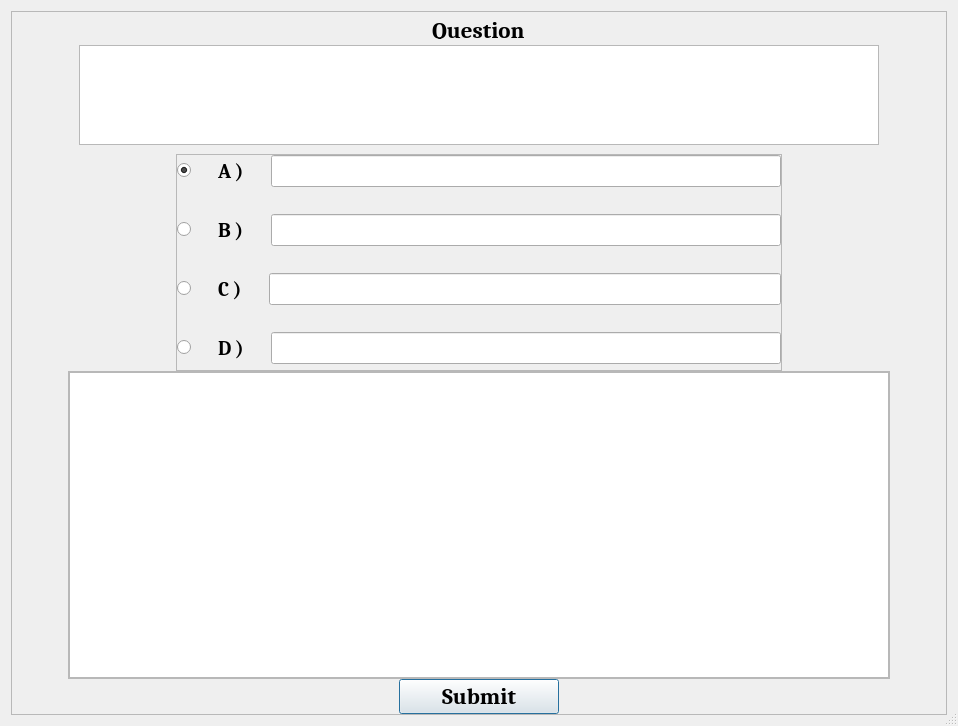
<?xml version="1.0" encoding="UTF-8"?>
<ui version="4.0">
 <class>Dialog</class>
 <widget class="QDialog" name="Dialog">
  <property name="geometry">
   <rect>
    <x>0</x>
    <y>0</y>
    <width>958</width>
    <height>726</height>
   </rect>
  </property>
  <property name="font">
   <font>
    <family>Caladea</family>
    <pointsize>10</pointsize>
    <weight>75</weight>
    <bold>true</bold>
   </font>
  </property>
  <property name="windowTitle">
   <string>Decoders</string>
  </property>
  <property name="sizeGripEnabled">
   <bool>true</bool>
  </property>
  <layout class="QVBoxLayout" name="verticalLayout_2">
   <item>
    <widget class="QFrame" name="frame">
     <property name="frameShape">
      <enum>QFrame::StyledPanel</enum>
     </property>
     <property name="frameShadow">
      <enum>QFrame::Raised</enum>
     </property>
     <layout class="QGridLayout" name="gridLayout">
      <property name="leftMargin">
       <number>0</number>
      </property>
      <property name="topMargin">
       <number>0</number>
      </property>
      <property name="rightMargin">
       <number>0</number>
      </property>
      <property name="bottomMargin">
       <number>0</number>
      </property>
      <property name="spacing">
       <number>0</number>
      </property>
      <item row="0" column="0">
       <layout class="QVBoxLayout" name="verticalLayout">
        <property name="spacing">
         <number>0</number>
        </property>
        <item alignment="Qt::AlignTop">
         <widget class="QFrame" name="horizontalFrame_2">
          <layout class="QVBoxLayout" name="verticalLayout_4">
           <item alignment="Qt::AlignHCenter">
            <widget class="QLabel" name="question_label">
             <property name="sizePolicy">
              <sizepolicy hsizetype="Fixed" vsizetype="Minimum">
               <horstretch>0</horstretch>
               <verstretch>0</verstretch>
              </sizepolicy>
             </property>
             <property name="maximumSize">
              <size>
               <width>16777215</width>
               <height>18</height>
              </size>
             </property>
             <property name="font">
              <font>
               <family>Century Gothic</family>
               <pointsize>17</pointsize>
              </font>
             </property>
             <property name="text">
              <string>Question</string>
             </property>
            </widget>
           </item>
           <item alignment="Qt::AlignHCenter|Qt::AlignTop">
            <widget class="QTextEdit" name="question_textedit">
             <property name="sizePolicy">
              <sizepolicy hsizetype="Preferred" vsizetype="Minimum">
               <horstretch>0</horstretch>
               <verstretch>0</verstretch>
              </sizepolicy>
             </property>
             <property name="minimumSize">
              <size>
               <width>800</width>
               <height>0</height>
              </size>
             </property>
             <property name="maximumSize">
              <size>
               <width>16777215</width>
               <height>100</height>
              </size>
             </property>
             <property name="font">
              <font>
               <pointsize>18</pointsize>
              </font>
             </property>
             <property name="tabChangesFocus">
              <bool>true</bool>
             </property>
             <property name="acceptRichText">
              <bool>false</bool>
             </property>
            </widget>
           </item>
          </layout>
         </widget>
        </item>
        <item alignment="Qt::AlignHCenter|Qt::AlignTop">
         <widget class="QFrame" name="frame_2">
          <property name="maximumSize">
           <size>
            <width>918</width>
            <height>340</height>
           </size>
          </property>
          <property name="frameShape">
           <enum>QFrame::StyledPanel</enum>
          </property>
          <property name="frameShadow">
           <enum>QFrame::Raised</enum>
          </property>
          <layout class="QVBoxLayout" name="verticalLayout_7">
           <property name="spacing">
            <number>0</number>
           </property>
           <property name="leftMargin">
            <number>0</number>
           </property>
           <property name="topMargin">
            <number>0</number>
           </property>
           <property name="rightMargin">
            <number>0</number>
           </property>
           <property name="bottomMargin">
            <number>0</number>
           </property>
           <item>
            <layout class="QVBoxLayout" name="verticalLayout_6">
             <property name="spacing">
              <number>27</number>
             </property>
             <property name="bottomMargin">
              <number>6</number>
             </property>
             <item>
              <layout class="QHBoxLayout" name="horizontalLayout_5">
               <item>
                <widget class="QRadioButton" name="aradioButton">
                 <property name="text">
                  <string/>
                 </property>
                 <property name="checked">
                  <bool>true</bool>
                 </property>
                </widget>
               </item>
               <item>
                <widget class="QLabel" name="label_2">
                 <property name="font">
                  <font>
                   <pointsize>15</pointsize>
                  </font>
                 </property>
                 <property name="text">
                  <string>A )</string>
                 </property>
                 <property name="buddy">
                  <cstring>alineEdit</cstring>
                 </property>
                </widget>
               </item>
               <item>
                <widget class="QLineEdit" name="alineEdit">
                 <property name="minimumSize">
                  <size>
                   <width>510</width>
                   <height>32</height>
                  </size>
                 </property>
                 <property name="font">
                  <font>
                   <family>Century</family>
                   <pointsize>15</pointsize>
                  </font>
                 </property>
                </widget>
               </item>
              </layout>
             </item>
             <item>
              <layout class="QHBoxLayout" name="horizontalLayout_6">
               <item alignment="Qt::AlignLeft">
                <widget class="QRadioButton" name="bradioButton">
                 <property name="text">
                  <string/>
                 </property>
                </widget>
               </item>
               <item alignment="Qt::AlignLeft">
                <widget class="QLabel" name="bLabel_2">
                 <property name="font">
                  <font>
                   <pointsize>15</pointsize>
                  </font>
                 </property>
                 <property name="text">
                  <string>B )</string>
                 </property>
                 <property name="buddy">
                  <cstring>bLineEdit</cstring>
                 </property>
                </widget>
               </item>
               <item>
                <widget class="QLineEdit" name="bLineEdit">
                 <property name="minimumSize">
                  <size>
                   <width>510</width>
                   <height>32</height>
                  </size>
                 </property>
                 <property name="font">
                  <font>
                   <family>Century</family>
                   <pointsize>15</pointsize>
                  </font>
                 </property>
                </widget>
               </item>
              </layout>
             </item>
             <item>
              <layout class="QHBoxLayout" name="horizontalLayout_7">
               <item>
                <widget class="QRadioButton" name="cradioButton">
                 <property name="text">
                  <string/>
                 </property>
                </widget>
               </item>
               <item>
                <widget class="QLabel" name="cLabel">
                 <property name="font">
                  <font>
                   <pointsize>15</pointsize>
                  </font>
                 </property>
                 <property name="text">
                  <string>C )</string>
                 </property>
                 <property name="buddy">
                  <cstring>cLineEdit</cstring>
                 </property>
                </widget>
               </item>
               <item>
                <widget class="QLineEdit" name="cLineEdit">
                 <property name="minimumSize">
                  <size>
                   <width>510</width>
                   <height>32</height>
                  </size>
                 </property>
                 <property name="font">
                  <font>
                   <family>Century</family>
                   <pointsize>15</pointsize>
                  </font>
                 </property>
                </widget>
               </item>
              </layout>
             </item>
             <item>
              <layout class="QHBoxLayout" name="horizontalLayout_8">
               <item>
                <widget class="QRadioButton" name="dradioButton">
                 <property name="text">
                  <string/>
                 </property>
                </widget>
               </item>
               <item>
                <widget class="QLabel" name="dLabel">
                 <property name="font">
                  <font>
                   <pointsize>15</pointsize>
                  </font>
                 </property>
                 <property name="text">
                  <string>D )</string>
                 </property>
                 <property name="buddy">
                  <cstring>dLineEdit</cstring>
                 </property>
                </widget>
               </item>
               <item>
                <widget class="QLineEdit" name="dLineEdit">
                 <property name="minimumSize">
                  <size>
                   <width>510</width>
                   <height>32</height>
                  </size>
                 </property>
                 <property name="font">
                  <font>
                   <family>Century</family>
                   <pointsize>15</pointsize>
                  </font>
                 </property>
                </widget>
               </item>
              </layout>
             </item>
            </layout>
           </item>
          </layout>
         </widget>
        </item>
        <item alignment="Qt::AlignHCenter">
         <widget class="QFrame" name="frame_3">
          <property name="sizePolicy">
           <sizepolicy hsizetype="Expanding" vsizetype="Preferred">
            <horstretch>0</horstretch>
            <verstretch>0</verstretch>
           </sizepolicy>
          </property>
          <property name="minimumSize">
           <size>
            <width>822</width>
            <height>0</height>
           </size>
          </property>
          <property name="frameShape">
           <enum>QFrame::StyledPanel</enum>
          </property>
          <property name="frameShadow">
           <enum>QFrame::Raised</enum>
          </property>
          <layout class="QVBoxLayout" name="verticalLayout_5">
           <property name="spacing">
            <number>0</number>
           </property>
           <property name="leftMargin">
            <number>0</number>
           </property>
           <property name="topMargin">
            <number>0</number>
           </property>
           <property name="rightMargin">
            <number>0</number>
           </property>
           <property name="bottomMargin">
            <number>0</number>
           </property>
           <item>
            <widget class="QTextEdit" name="codesnippet_textedit">
             <property name="sizePolicy">
              <sizepolicy hsizetype="MinimumExpanding" vsizetype="Expanding">
               <horstretch>0</horstretch>
               <verstretch>0</verstretch>
              </sizepolicy>
             </property>
             <property name="font">
              <font>
               <family>Century</family>
               <pointsize>15</pointsize>
              </font>
             </property>
            </widget>
           </item>
          </layout>
         </widget>
        </item>
        <item alignment="Qt::AlignHCenter">
         <widget class="QPushButton" name="submit_PushButton">
          <property name="minimumSize">
           <size>
            <width>160</width>
            <height>0</height>
           </size>
          </property>
          <property name="maximumSize">
           <size>
            <width>16777215</width>
            <height>16777215</height>
           </size>
          </property>
          <property name="font">
           <font>
            <family>Longdon Decorative</family>
            <pointsize>17</pointsize>
           </font>
          </property>
          <property name="text">
           <string>Submit</string>
          </property>
         </widget>
        </item>
       </layout>
      </item>
     </layout>
    </widget>
   </item>
  </layout>
 </widget>
 <tabstops>
  <tabstop>question_textedit</tabstop>
  <tabstop>alineEdit</tabstop>
  <tabstop>bLineEdit</tabstop>
  <tabstop>cLineEdit</tabstop>
  <tabstop>dLineEdit</tabstop>
  <tabstop>codesnippet_textedit</tabstop>
  <tabstop>submit_PushButton</tabstop>
  <tabstop>aradioButton</tabstop>
  <tabstop>bradioButton</tabstop>
  <tabstop>cradioButton</tabstop>
  <tabstop>dradioButton</tabstop>
 </tabstops>
 <resources/>
 <connections/>
</ui>
